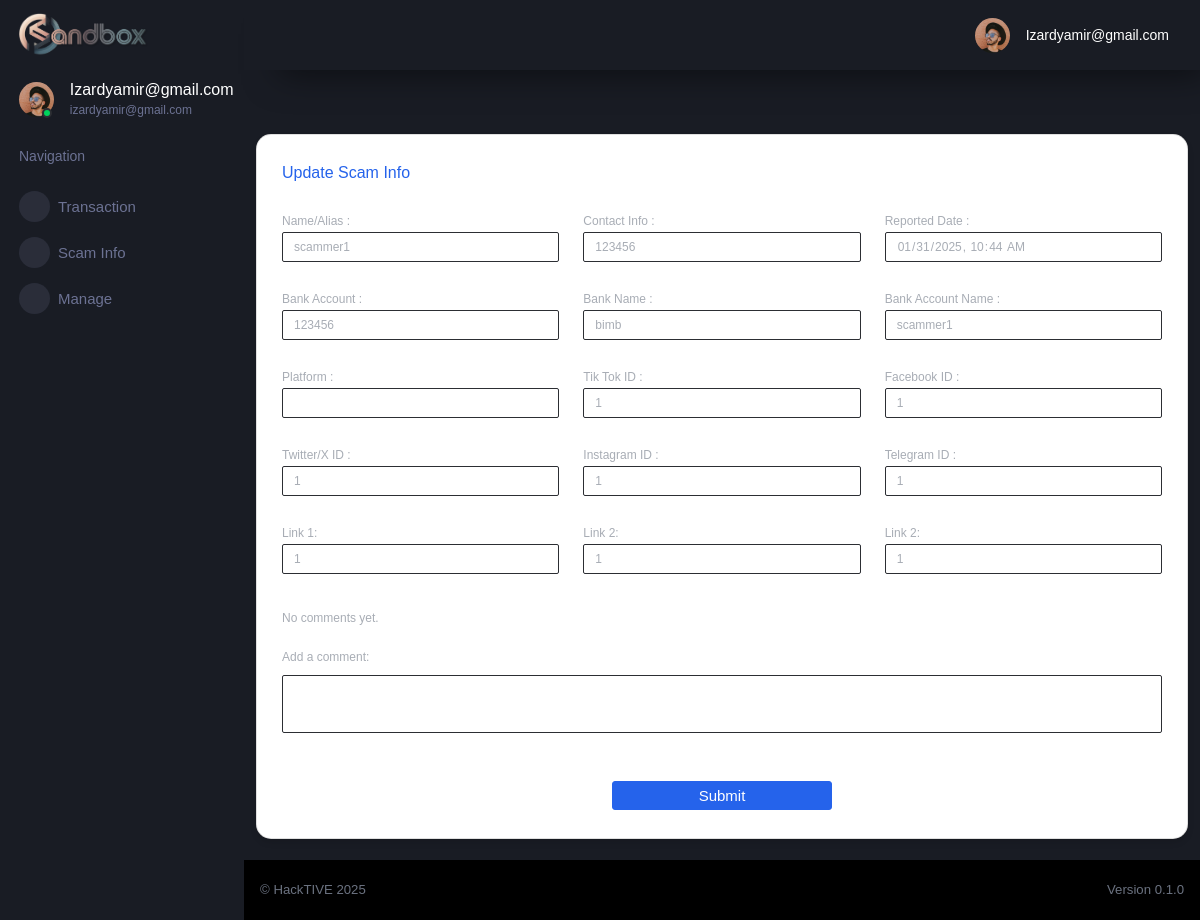
/1/scammer_info (signed in), run on an earlier commit of the app's database.
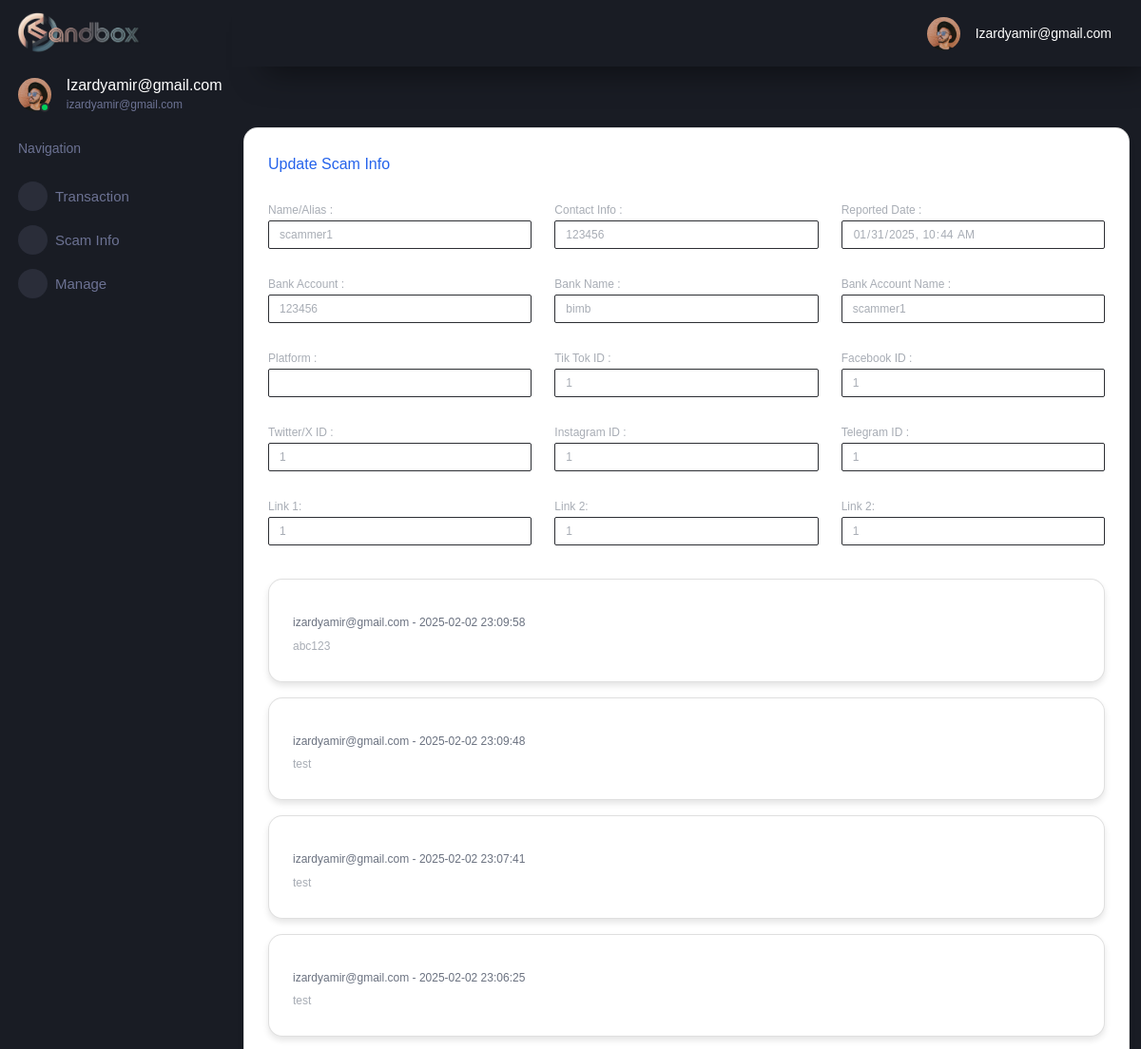
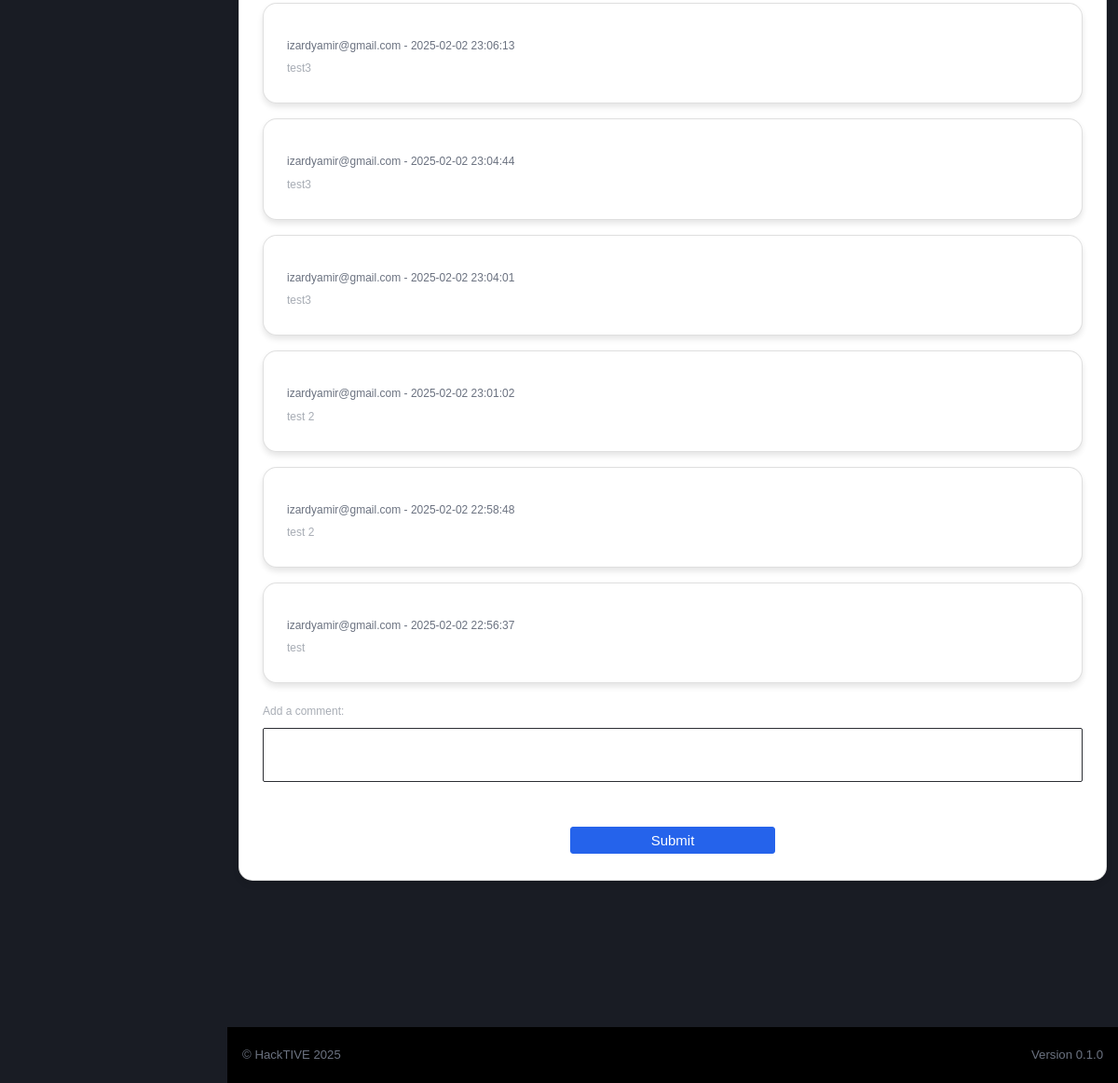
And on a later commit of the database (2 pictures, top to bottom).
### tables this page shows
CREATE TABLE "cif" (
	"id"	INTEGER UNIQUE,
	"username"	TEXT NOT NULL UNIQUE,
	"password"	TEXT,
	"firstname"	TEXT,
	"lastname"	TEXT,
	"gender"	TEXT,
	"dob"	TEXT,
	"ic"	INTEGER UNIQUE,
	"phone"	INTEGER,
	"email"	TEXT UNIQUE,
	"address1"	NUMERIC,
	"address2"	TEXT,
	"postcode"	TEXT,
	"area"	TEXT,
	"state"	TEXT,
	"country"	TEXT,
	"productID"	INTEGER,
	"productNAME"	TEXT,
	"accountID"	INTEGER,
	PRIMARY KEY("id" AUTOINCREMENT)
);

CREATE TABLE "scammer" (
	"scammerID"	INTEGER NOT NULL,
	"scammerName"	TEXT,
	"contact"	TEXT,
	"platform"	TEXT,
	"reportedDate"	TEXT,
	"recordedDate"	TEXT,
	"bankAccount"	TEXT,
	"bankName"	TEXT,
	"bankAccountName"	TEXT,
	"sourceReport1"	TEXT,
	"sourceReport2"	TEXT,
	"sourceReport3"	TEXT,
	"tiktokID"	TEXT,
	"facebookID"	TEXT,
	"twitterID"	TEXT,
	"instagramID"	TEXT,
	"telegramID"	TEXT,
	"reporterID"	INTEGER,
	PRIMARY KEY("scammerID" AUTOINCREMENT)
);

CREATE TABLE "comments" (
	"id"	INTEGER,
	"content"	TEXT NOT NULL,
	"post_id"	INTEGER NOT NULL,
	"user_id"	INTEGER NOT NULL,
	"created_at"	TIMESTAMP NOT NULL DEFAULT CURRENT_TIMESTAMP,
	PRIMARY KEY("id" AUTOINCREMENT),
	FOREIGN KEY("post_id") REFERENCES "todos"("id"),
	FOREIGN KEY("user_id") REFERENCES "user"("id")
);

### flaskr/main.py (the view, shortened to what this page needs)
@bp.route('/<int:id>/scammer_info', methods=('POST', 'GET'))
@login_required
def scammer_info(id):
    db = get_db()
    scammer_info = get_scammer(id)
    comments = db.execute(
        'SELECT user_id, content, created_at FROM comments WHERE post_id = ? ORDER BY created_at DESC',
        (id,)
    ).fetchall()
    return render_template('app/scammer-info.html', scammer_info=scammer_info, comments=comments)

### flaskr/templates/app/scammer-info.html (shortened to what this page needs)
{% extends "/layouts/base.html" %}
{% block content %}
    <div class="container aligned-middle mt-5 overflow-auto"  scrolling="yes" frameborder="0" style=" width: 100%; height: calc(101vh - 66px);  overflow: auto; ">
        <div class="row mt-3">
            <div class="col-md-12 mb-4">
                <div class="card">
                    <div class="card-body">
                        <h5 class="card-title text-primary">Update Scam Info</h5>
                        <form action="" method="post">
                            <div class="row mt-3">
                                <div class="col-sm-4 mt-2">
                                     <label for="scammer_name" class="mb-0" style="color: #a8adb5; font-size: 12px">Name/Alias :</label>
                                     <input name="scammer_name" id="scammer_name" type="text" class="form-control bg-white" style="color: #a8adb5; font-size: 12px; height: 30px;" placeholder="scammer name/alias" value="{{request.form['scammer_name'] or scammer_info['scammerName']}}" readonly>
                                </div>
                                <div class="col-sm-4 mt-2">
                                     <label for="contact_info" class="mb-0" style="color: #a8adb5; font-size: 12px">Contact Info :</label>
                                     <input name="contact_info" id="contact_info" type="text" class="form-control bg-white" style="color: #a8adb5; font-size: 12px; height: 30px;" value="{{request.form['contact_info'] or scammer_info['contact']}}" placeholder="scammer phone/email" readonly>
                                </div>
                                <div class="col-sm-4 mt-2">
                                     <label for="reported_date" class="mb-0" style="color: #a8adb5; font-size: 12px">Reported Date :</label>
                                     <input name="reported_date" id="reported_date" type="datetime-local" class="form-control bg-white" style="color: #a8adb5; font-size: 12px; height: 30px;" value="{{scammer_info['reportedDate']}}"  readonly>
                                </div>
                             </div>
                             <div class="row mt-3">
                                 <div class="col-sm-4 mt-2">
                                    <label for="bank_account" class="mb-0" style="color: #a8adb5; font-size: 12px">Bank Account :</label>
                                    <input name="bank_account" id="bank_account" type="text" class="form-control bg-white" style="color: #a8adb5; font-size: 12px; height: 30px;" value="{{request.form['bank_account'] or scammer_info['bankAccount']}}" readonly>
                                 </div>
                                 <div class="col-sm-4 mt-2">
                                     <label for="bank_name" class="mb-0" style="color: #a8adb5; font-size: 12px">Bank Name :</label>
                                     <input name="bank_name" id="bank_name" type="text" class="form-control bg-white" style="color: #a8adb5; font-size: 12px; height: 30px;" value="{{request.form['bank_name'] or scammer_info['bankName']}}" readonly>
                                  </div>
                                  <div class="col-sm-4 mt-2">
                                     <label for="bank_account_name" class="mb-0" style="color: #a8adb5; font-size: 12px">Bank Account Name :</label>
                                     <input name="bank_account_name" id="bank_account_name" type="text" class="form-control bg-white" style="color: #a8adb5; font-size: 12px; height: 30px;" value="{{request.form['bank_account_name'] or scammer_info['bankAccountName']}}" readonly>
                                  </div>
                              </div>
                             <div class="row mt-3">
                                 <div class="col-sm-4 mt-2">
                                     <label for="platform" class="mb-0" style="color: #a8adb5; font-size: 12px">Platform :</label>
                                     <input name="platform" id="platform" type="text" class="form-control bg-white" style="color: #a8adb5; font-size: 12px; height: 30px;" value="{{request.form['platform'] or scammer_info['platform']}}" readonly>
                                  </div>
                                 <div class="col-sm-4 mt-2">
                                    <label for="tiktok" class="mb-0" style="color: #a8adb5; font-size: 12px">Tik Tok ID :</label>
                                    <input name="tiktok" id="tiktok" type="text" class="form-control bg-white" style="color: #a8adb5; font-size: 12px; height: 30px;" value="{{request.form['tiktok'] or scammer_info['tiktokID']}}" readonly>
                                 </div>
                                 <div class="col-sm-4 mt-2">
                                     <label for="facebook" class="mb-0" style="color: #a8adb5; font-size: 12px">Facebook ID :</label>
                                     <input name="facebook" id="facebook" type="text" class="form-control bg-white" style="color: #a8adb5; font-size: 12px; height: 30px;" value="{{request.form['facebook'] or scammer_info['facebookID']}}" readonly>
                                  </div>
                              </div>
                              <div class="row mt-3">
                                 <div class="col-sm-4 mt-2">
                                    <label for="twitter" class="mb-0" style="color: #a8adb5; font-size: 12px">Twitter/X ID :</label>
                                    <input name="twitter" id="twitter" type="text" class="form-control bg-white" style="color: #a8adb5; font-size: 12px; height: 30px;" value="{{request.form['twitter'] or scammer_info['twitterID']}}" readonly>
                                 </div>
                                 <div class="col-sm-4 mt-2">
                                     <label for="instagram" class="mb-0" style="color: #a8adb5; font-size: 12px">Instagram ID :</label>
                                     <input name="instagram" id="instagram" type="text" class="form-control bg-white" style="color: #a8adb5; font-size: 12px; height: 30px;" value="{{request.form['instagram'] or scammer_info['instagramID']}}" readonly>
                                  </div>
                                  <div class="col-sm-4 mt-2">
                                     <label for="telegram" class="mb-0" style="color: #a8adb5; font-size: 12px">Telegram ID :</label>
                                     <input name="telegram" id="telegram" type="text" class="form-control bg-white" style="color: #a8adb5; font-size: 12px; height: 30px;" value="{{request.form['telegram'] or scammer_info['telegramID']}}" readonly>
                                  </div>
                              </div>
                             <div class="row mt-3">
                                 <div class="col-sm-4 mt-2">
                                      <label for="url_1" class="mb-0" style="color: #a8adb5; font-size: 12px">Link 1:</label>
                                      <input name="url_1" id="url_1" type="text" class="form-control bg-white" style="color: #a8adb5; font-size: 12px; height: 30px;" value="{{request.form['url_1'] or scammer_info['sourceReport1']}}" readonly>
                                  </div>
                                  <div class="col-sm-4 mt-2">
                                     <label for="url_2" class="mb-0" style="color: #a8adb5; font-size: 12px">Link 2:</label>
                                     <input name="url_2" id="url_2" type="text" class="form-control bg-white" style="color: #a8adb5; font-size: 12px; height: 30px;" value="{{request.form['url_2'] or scammer_info['sourceReport2']}}" readonly>
                                 </div>
                                 <div class="col-sm-4 mt-2">
                                     <label for="url_3" class="mb-0" style="color: #a8adb5; font-size: 12px">Link 2:</label>
                                     <input name="url_3" id="url_3" type="text" class="form-control bg-white" style="color: #a8adb5; font-size: 12px; height: 30px;" value="{{request.form['url_3'] or scammer_info['sourceReport3']}}" readonly>
                                 </div>
                              </div>
                              <div class="form-group row mb-4">
                                <div class="col-sm-12">
                                  <h3 class="mb-3" style="font-size: medium;">Comments</h3>
                                  {% if comments %}
                                  <ul class="list-unstyled">
                                    {% for comment in comments %}
                                      <li class="mb-3">
                                        <div class="card">
                                          <div class="card-body">
                                            <h6 class="card-subtitle mb-2 text-muted" style="color: #a8adb5; font-size: 12px">
                                              {{ comment['user_id'] }} - {{ comment['created_at'] }}
                                            </h6>
                                            <p class="card-text" style="color: #a8adb5; font-size: 12px">{{ comment['content'] }}</p>
                                          </div>
                                        </div>
                                      </li>
                                    {% endfor %}
                                  </ul>
                                {% else %}
                                  <p style="color: #a8adb5; font-size: 12px">No comments yet.</p>
                                {% endif %}
                                  <div class="mt-4">
                                    <label for="new_comment" class="form-label" style="color: #a8adb5; font-size: 12px">Add a comment:</label>
                                    <textarea class="form-control bg-white" id="new_comment" name="new_comment" rows="3" style="color: #a8adb5; font-size: 12px"></textarea>
                                  </div>
                                </div>
                              </div>
                             <div class="text-center mt-5">
                                <button type="submit" class="btn btn-primary w-25" id="send_btn">Submit</button>
                             </div>
                        </form>
                    </div>
                </div>
            </div>
        </div>
    </div>
{% endblock content %}

### flaskr/templates/layouts/base.html (shortened to what this page needs)
<!DOCTYPE html>
<html lang="en">
  <head>
    <link href="https://cdn.jsdelivr.net/npm/@mdi/font@5.x/css/materialdesignicons.min.css" rel="stylesheet">
    <link rel="stylesheet" href="/static/css/css_opt2/style.css">
  </head>
  <body>
    <div class="container-scroller">
      {% include 'includes/sidebar.html' %}
      <div class="container-fluid page-body-wrapper">
        {% include 'includes/navigation.html' %}
        <div class="main-panel">
          {% block content %}{% endblock content %}
          {% include 'includes/footer.html' %}
        </div>
      </div>
    </div>
  </body>
</html>

### flaskr/templates/includes/sidebar.html (shortened to what this page needs)
<nav class="sidebar sidebar-offcanvas" id="sidebar">
    <div class="sidebar-brand-wrapper d-none d-lg-flex align-items-center justify-content-center fixed-top">
      <a class="sidebar-brand brand-logo" href="{{ url_for('main.index') }}"><img src="/static/img/hacktive-team-banner.png" style="width:60%; height:auto; display: block; margin: 0 auto 0 -2px; object-fit: contain;"     alt="logo" /></a>
    </div>
    <ul class="nav">
      <li class="nav-item profile">
        <div class="profile-desc">
          <div class="profile-pic">
            <div class="count-indicator">
              <img class="img-xs rounded-circle " src="/static/img/faces/face15.jpg" alt="">
              <span class="count bg-success"></span>
            </div>
            <div class="profile-name">
              <h5 class="mb-0 font-weight-normal">
                {{ (g.user['username']).capitalize() }}
              </h5>
              <span>
                {{ g.user['username'] }}
              </span>
            </div>
          </div>
        </div>
      </li>
      <li class="nav-item nav-category">
        <span class="nav-link">Navigation</span>
      </li>
      <li class="nav-item menu-items">
        <a class="nav-link" data-toggle="collapse" href="#transaction" aria-expanded="false" aria-controls="transaction">
          <span class="menu-icon">
          </span>
          <span class="menu-title">Transaction</span>
          <i class="menu-arrow"></i>
        </a>
      </li>
      <li class="nav-item menu-items">
        <a class="nav-link" data-toggle="collapse" href="#scam-info" aria-expanded="false" aria-controls="scam-info">
          <span class="menu-icon">
          </span>
          <span class="menu-title">Scam Info</span>
          <i class="menu-arrow"></i>
        </a>
      </li>
      <li class="nav-item menu-items">
        <a class="nav-link" data-toggle="collapse" href="#manage" aria-expanded="false" aria-controls="manage">
          <span class="menu-icon">
          </span>
          <span class="menu-title">Manage</span>
          <i class="menu-arrow"></i>
        </a>
      </li>
    </ul>
  </nav>

### flaskr/templates/includes/navigation.html (shortened to what this page needs)
<nav class="navbar p-0 fixed-top d-flex flex-row">
    <div class="navbar-menu-wrapper flex-grow d-flex align-items-stretch">
      <button class="navbar-toggler navbar-toggler align-self-center" type="button" data-toggle="minimize">
      </button>
      <ul class="navbar-nav navbar-nav-right">
        <li class="nav-item dropdown">
          <a class="nav-link" id="profileDropdown" href="#" data-toggle="dropdown">
            <div class="navbar-profile">
              <img class="img-xs rounded-circle" src="/static/img/faces/face15.jpg" alt="">
              <p class="mb-0 d-none d-sm-block navbar-profile-name">
                {{ (g.user['username']).capitalize() }}
              </p>
            </div>
          </a>
        </li>
      </ul>
    </div>
  </nav>

### flaskr/templates/includes/footer.html
          <footer class="footer">
            <div class="d-sm-flex justify-content-center justify-content-sm-between">
              <span class="text-muted text-center text-sm-left d-block d-sm-inline-block">
                  &copy; HackTIVE 2025
              </span>
              <span class="text-muted float-none float-sm-right d-block mt-1 mt-sm-0 text-center">
                Version 0.1.0
              </span>
            </div>
          </footer>

What changed in the data, as far as the page shows it:
added comments: user_id "izardyamir@gmail.com", created_at "2025-02-02 23:09:58", content "abc123"
added comments: user_id "izardyamir@gmail.com", created_at "2025-02-02 23:09:48", content "test"
added comments: user_id "izardyamir@gmail.com", created_at "2025-02-02 23:07:41", content "test"
added comments: user_id "izardyamir@gmail.com", created_at "2025-02-02 23:06:25", content "test"
added comments: user_id "izardyamir@gmail.com", created_at "2025-02-02 23:06:13", content "test3"
added comments: user_id "izardyamir@gmail.com", created_at "2025-02-02 23:04:44", content "test3"
added comments: user_id "izardyamir@gmail.com", created_at "2025-02-02 23:04:01", content "test3"
added comments: user_id "izardyamir@gmail.com", created_at "2025-02-02 23:01:02", content "test 2"
added comments: user_id "izardyamir@gmail.com", created_at "2025-02-02 22:58:48", content "test 2"
added comments: user_id "izardyamir@gmail.com", created_at "2025-02-02 22:56:37", content "test"
Also different on the page:
text no longer shown: "No comments yet."
